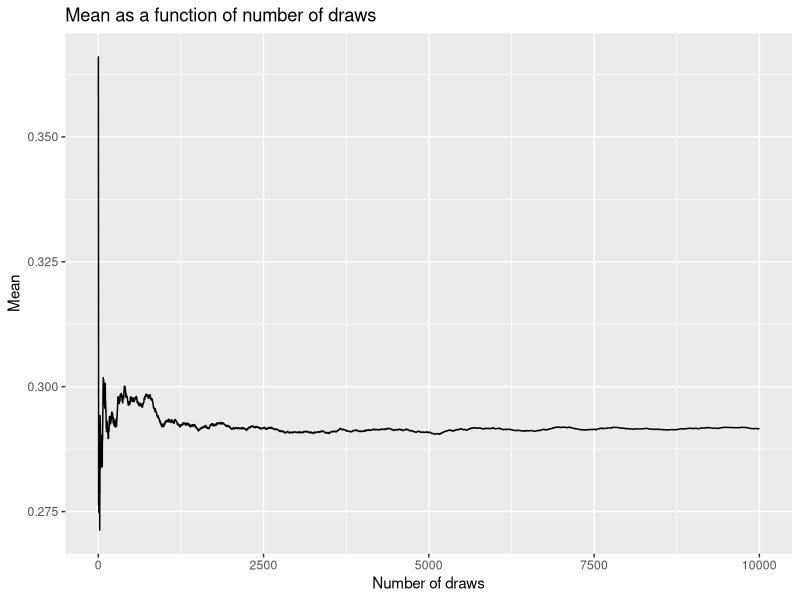
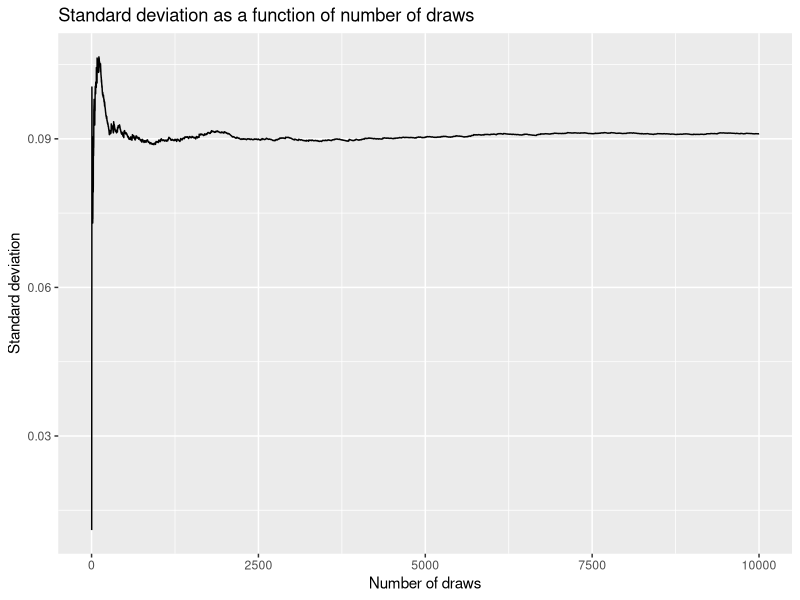
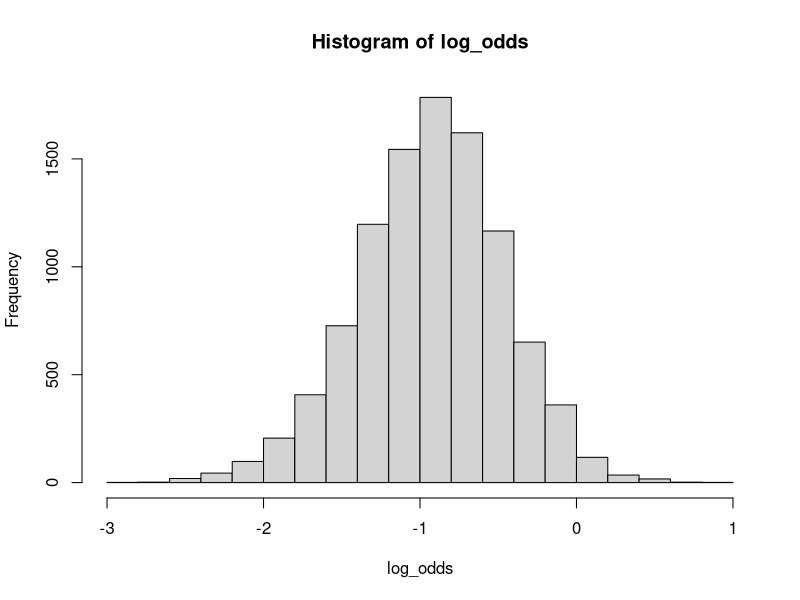

R code for these plots, in order:
## ---- chunk 1
knitr::opts_chunk$set(
	echo = FALSE,
	message = FALSE,
	warning = FALSE
)
library(ggplot2)
## ---- chunk 2
a0 = 2
b0 = 2
s = 5
f = 15
x_vector = seq(1, 10000, 1)
set.seed(12345)
distribution =rbeta(x_vector, a0+s, b0+f)

y_calced_mean = c(1:length(x_vector))
for (i  in x_vector) {
	y_calced_mean[i] = mean(distribution[0:i])
}

qplot(x=x_vector,y=y_calced_mean, geom="line")+
	labs(x="Number of draws", y="Mean", title="Mean as a function of number of draws")

## ---- chunk 3

y_calced_sd = c(1:length(x_vector))
for (i  in x_vector) {
	y_calced_sd[i] = sd(distribution[0:i])
}

qplot(x=x_vector,y=y_calced_sd, geom="line")+
	labs(x="Number of draws", y="Standard deviation", title="Standard deviation as a function of number of draws")


## ---- chunk 4

classified = ifelse(distribution > 0.3, 1, 0)
classified_table = table(classified)
counted_classified = classified_table[names(classified_table)==1]

classified_probabilty = counted_classified/length(distribution)
classified_probabilty

true_probability_value = 1- pbeta(0.3, a0+s, b0+f)

## ---- chunk 5

log_odds = log(distribution/(1-distribution))
hist(log_odds)

density(log_odds)

